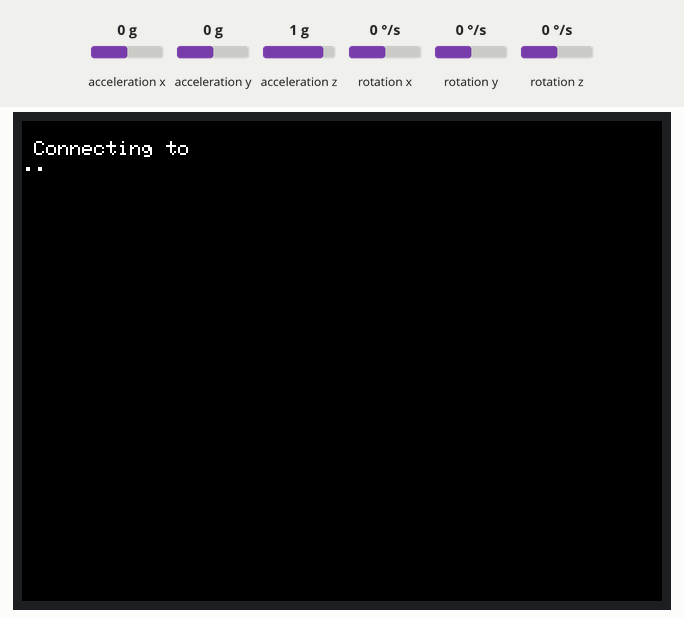
The sketch below on a simulated ESP32. On the bench: 320×240 colour display. Inputs (shaded band) come from the test bench; at power-on: acceleration x 0 g, acceleration y 0 g, acceleration z 1 g, rotation x 0 °/s, rotation y 0 °/s, rotation z 0 °/s. WiFi joins after 1.5 s; servers stay silent unless stated; EEPROM starts erased; no MQTT or app messages arrive unless stated; what the sketch prints to the serial monitor is not drawn.

Above: at 1.3 s.
At 2.4 s:
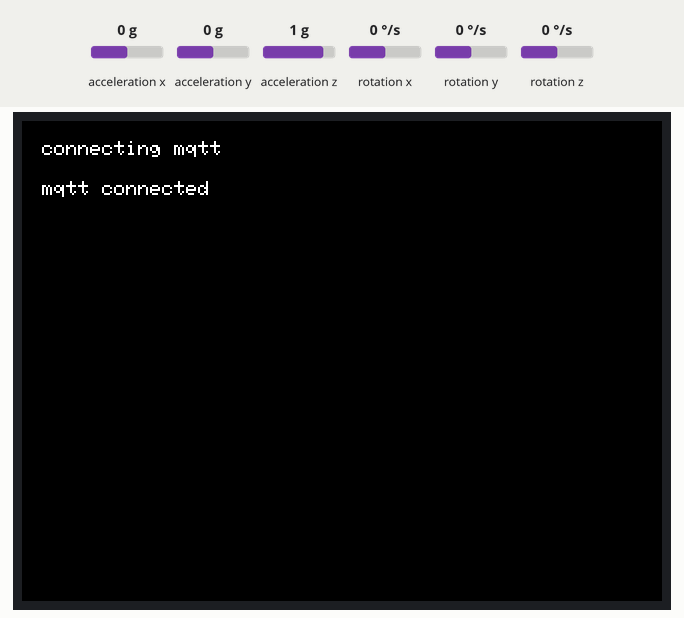

Measured:
- what the display in image 0 shows lasts 1.0 s, from 1.2 s to 2.2 s

The sketch:

M5Telemetry.ino
```cpp
#include "M5Unified.h"
#include "SimpleWifi.h"
#include "PubSubClient.h"
#include <Preferences.h>
Preferences preferences;
M5Canvas canvas(&M5.Display);
WiFiClient wifiClient;
PubSubClient mqttClient(wifiClient);

char username[50];
char password[50];
char ssid[50];

char * MOVEMENT_TOPIC = "elee2045sp25/kjohnsen/movement";
char * BATTERY_TOPIC = "elee2045sp25/kjohnsen/battery";
char * SOUND_TOPIC = "elee2045sp25/kjohnsen/sound";
char * RATE_TOPIC = "elee2045sp25/kjohnsen/rate";
uint32_t TRANSMIT_INTERVAL = 0; //note, set by preferences later

//this will hold our microphone samples
#define NUM_SAMPLES 400
int16_t samples[NUM_SAMPLES];  //1/40th of a second

unsigned long last_attempt_time = 0;
//this will compute a normalized (between 0 and 1) microphone volume from the samples
float getAverageMicVolume(){

    M5.Mic.record(samples, NUM_SAMPLES); //you have to call this a few times before there is any data in there
    M5.Mic.record(samples, NUM_SAMPLES);
    M5.Mic.record(samples, NUM_SAMPLES);
    M5.Mic.record(samples, NUM_SAMPLES);
    M5.Mic.record(samples, NUM_SAMPLES);

    int32_t average_volume = 0;
    for (int i = 0; i < NUM_SAMPLES; i++) {
      int16_t sample = samples[i];
      average_volume += abs(sample);
    }
    average_volume /= NUM_SAMPLES;
    return average_volume/(float)(0x7FFF); //2^15 (highest possible value), so convert to 0..1

}

void mqttMessageCallback(char * topic, uint8_t* payload, unsigned int length){
  if(strcmp(topic,RATE_TOPIC) == 0 && length == sizeof(uint32_t)){
    memcpy(&TRANSMIT_INTERVAL,payload,length);
    preferences.putULong("interval",TRANSMIT_INTERVAL);
    canvas.clear();
    canvas.setCursor(10,10); canvas.print("Got Rate Message: "); canvas.println(TRANSMIT_INTERVAL);
    canvas.pushSprite(0,0);
  }
}

void connectToMQTT() {
  canvas.clear();
  canvas.setCursor(10,10); canvas.println("connecting mqtt");
  if (!mqttClient.connect("","giiuser","giipassword")) { // must be unique username
    canvas.setCursor(10,30); canvas.print("mqtt failed, rc="); canvas.println(mqttClient.state());
  } else{
    canvas.setCursor(10,30); canvas.println("mqtt connected");
    mqttClient.subscribe(RATE_TOPIC);
  }
  canvas.pushSprite(0,0);
}

void setup() {
  M5.begin();
  M5.Mic.begin();
  Serial.begin(115200);
  M5.Display.setRotation(1);
  canvas.createSprite(M5.Display.width(),M5.Display.height());

  mqttClient.setServer("eduoracle.ugavel.com",1883);
  mqttClient.setCallback(mqttMessageCallback);

  preferences.begin("wifi", false);
  preferences.getString("ssid",ssid,50);
  preferences.getString("username",username,50);
  preferences.getString("password",password,50);
  TRANSMIT_INTERVAL = preferences.getULong("interval",5000); //we use a small default value to be responsive at first
}

void loop() {
  //connect to WiFi and MQTT
  while(WiFi.status() != WL_CONNECTED || !mqttClient.connected()) {
    connectToWifi(ssid,username,password);
    connectToMQTT();
  }
  //get the sensor data
  float averageMicVolume = getAverageMicVolume();


  float accel_gyro[6];
  M5.Imu.getAccel(accel_gyro,accel_gyro+1,accel_gyro+2);
  M5.Imu.getGyro(accel_gyro+3,accel_gyro+4,accel_gyro+5);
  int16_t battery = M5.Power.getBatteryVoltage();

  mqttClient.publish(MOVEMENT_TOPIC,(uint8_t*)accel_gyro,sizeof(float)*6);
  mqttClient.publish(BATTERY_TOPIC,(uint8_t*)&battery,sizeof(int16_t));
  mqttClient.publish(SOUND_TOPIC,(uint8_t*)&averageMicVolume,sizeof(float));

  Serial.print("Checking Transmit Interval "); Serial.println(TRANSMIT_INTERVAL);Serial.flush();
  if(TRANSMIT_INTERVAL < 15000){  //no sleeping state, just delay
    while(millis() - last_attempt_time < TRANSMIT_INTERVAL){
      M5.delay(1);
      mqttClient.loop(); //handle any messages
    }
    mqttClient.loop(); //just in case.  Could also use a do while loop to ensure this happens once
    last_attempt_time = millis(); //reset this timer
    return;
  }
  Serial.print("Waiting for 5s "); Serial.println();Serial.flush();
  //we should sleep, but before we do, we need to wait at least 5 seconds
  unsigned long start_wait_time = millis();
  while(millis()-start_wait_time < 5000){
    M5.delay(1);
    mqttClient.loop();
  }

  unsigned long sleep_ms = 1; //by default, we don't sleep long, just enough to reset
  unsigned long curr_time = millis(); //we need to assign the time again, beause we already waited for up to 5 seconds
  unsigned long elapsed_time = curr_time - last_attempt_time; //this is how much time has already passwed
  if(elapsed_time < TRANSMIT_INTERVAL){

    sleep_ms = TRANSMIT_INTERVAL - elapsed_time; //but if there is time to kill, we need to accurately calculate it
    Serial.print("Will sleep for "); Serial.println(sleep_ms);Serial.flush();
  }

  gpio_hold_en((gpio_num_t) GPIO_NUM_4);
  gpio_deep_sleep_hold_en();
  M5.Power.deepSleep(sleep_ms*1000); //deep sleep is in uS


}
```

SimpleWifi.h
```cpp
#include "WiFi.h" //basic wifi utilities
#include "M5Unified.h"

bool connectToWifi(char * ssid, char * username, char * password){
  WiFi.mode(WIFI_STA);
  M5.Display.print(" Connecting to "); M5.Display.println(ssid);
  WiFi.disconnect();
  if(strlen(username)==0){
    WiFi.begin(ssid,password);
  }else{
   WiFi.begin(ssid,WPA2_AUTH_PEAP,"",username,password);
  }
  //now wait for connect
  M5.Display.clear();
  M5.Display.setCursor(0,10);
  M5.Display.printf(" Connecting to %s\n", ssid);
  for(int k=0;k<30;k++){
    M5.Display.print(".");
    M5.delay(1000);
    if(WiFi.status() == WL_CONNECTED){
      break;
    }
  }
  if(WiFi.status() == WL_CONNECTED){
    M5.Display.println(" Connected");
    M5.Display.println(WiFi.localIP());
    return true;
  }
  return false;
}
```
